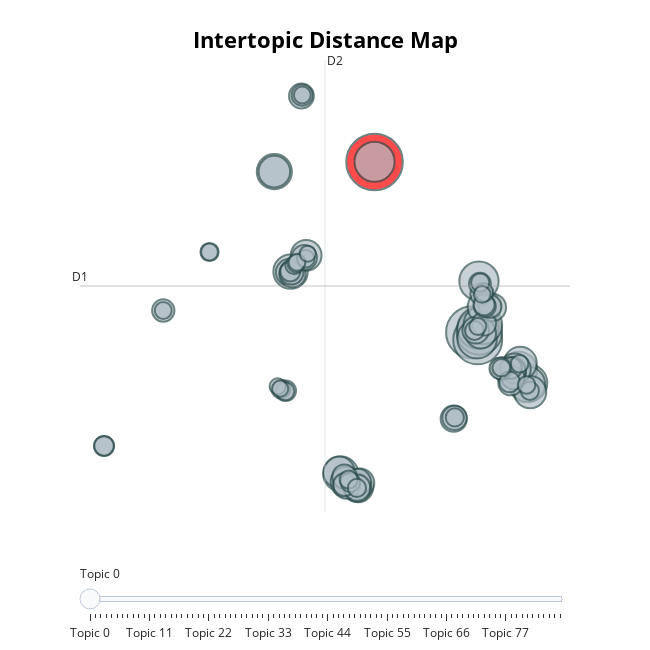

The notebook cell this image was saved under:
### Markdown cell above
<p style="color:red;">Visualize_topics()</p>

### Code cell
topic_model.visualize_topics()
